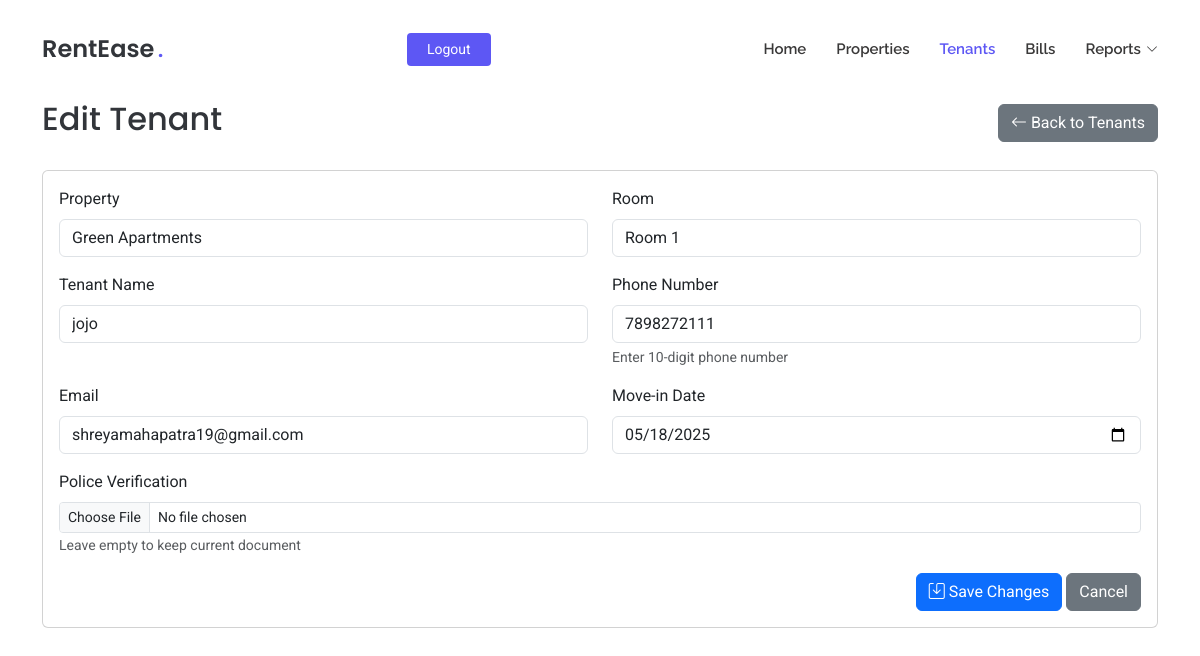
The app's page /edit-tenant/5 (signed in) with its own data.
### tables this page shows
CREATE TABLE properties
                 (id INTEGER PRIMARY KEY AUTOINCREMENT,
                  name TEXT NOT NULL,
                  address TEXT NOT NULL,
                  user_id INTEGER NOT NULL,
                  FOREIGN KEY (user_id) REFERENCES users (id));

CREATE TABLE rooms
                 (id INTEGER PRIMARY KEY AUTOINCREMENT,
                  property_id INTEGER NOT NULL,
                  room_config_id INTEGER NOT NULL,
                  room_number INTEGER NOT NULL, media_url TEXT, is_available BOOLEAN DEFAULT TRUE,
                  FOREIGN KEY (property_id) REFERENCES properties (id),
                  FOREIGN KEY (room_config_id) REFERENCES room_configurations (id));

CREATE TABLE tenants
                 (id INTEGER PRIMARY KEY AUTOINCREMENT,
                  name TEXT NOT NULL,
                  property_id INTEGER NOT NULL,
                  room_id INTEGER NOT NULL,
                  phone_number TEXT NOT NULL,
                  move_in_date DATE NOT NULL,
                  police_verification TEXT, email TEXT, move_out_date DATE,
                  FOREIGN KEY (property_id) REFERENCES properties (id),
                  FOREIGN KEY (room_id) REFERENCES rooms (id));

### app/routes.py (the view, shortened to what this page needs)
@app.route('/edit-tenant/<int:tenant_id>', methods=['GET', 'POST'])
def edit_tenant(tenant_id):
    if 'user_id' not in session:
        flash('Please login to access this page', 'warning')
        return redirect(url_for('login'))
    conn = get_db()
    c = conn.cursor()
    tenant = c.execute('''
        SELECT t.id, t.name, t.property_id, t.room_id, t.phone_number, t.email, t.move_in_date, t.move_out_date, t.police_verification,
               p.name as property_name,
               rc.room_type, rc.rent, rc.electricity_charge, rc.water_charge,
               r.room_number
        FROM tenants t
        JOIN properties p ON t.property_id = p.id
        JOIN rooms r ON t.room_id = r.id
        JOIN room_configurations rc ON r.room_config_id = rc.id
        WHERE t.id = ? AND p.user_id = ?
    ''', (tenant_id, session['user_id'])).fetchone()
    if not tenant:
        conn.close()
        flash('Tenant not found', 'danger')
        return redirect(url_for('list_tenants'))
    police_verification_url = None
    if tenant[8]:  # police_verification field
        try:
            _, police_verification_url = tenant[8].split('|')
        except:
            pass
    formatted_tenant = {
        'id': tenant[0],
        'name': tenant[1],
        'property_id': tenant[2],
        'room_id': tenant[3],
        'phone_number': tenant[4],
        'email': tenant[5],  # Add email field
        'move_in_date': tenant[6],
        'move_out_date': tenant[7],
        'police_verification': police_verification_url,
        'property_name': tenant[9],
        'room_type': tenant[10],
        'rent': tenant[11],
        'electricity_charge': tenant[12],
        'water_charge': tenant[13],
        'room_number': tenant[14]
    }
    conn.close()
    return render_template('edit_tenant.html', tenant=formatted_tenant)

### app/routes.py (called while the page is built)
def get_db():
    conn = sqlite3.connect('rentease.db')
    conn.row_factory = sqlite3.Row
    return conn

### app/templates/edit_tenant.html (shortened to what this page needs)
<!DOCTYPE html>
<html lang="en">
<head>
  <link href="{{ url_for('static', filename='assets/vendor/bootstrap/css/bootstrap.min.css') }}" rel="stylesheet">
  <link href="{{ url_for('static', filename='assets/vendor/bootstrap-icons/bootstrap-icons.css') }}" rel="stylesheet">
  <link href="{{ url_for('static', filename='assets/vendor/aos/aos.css') }}" rel="stylesheet">
  <link href="{{ url_for('static', filename='assets/css/main.css') }}" rel="stylesheet">
</head>
<body class="index-page">
  <header id="header" class="header d-flex align-items-center fixed-top">
    <div class="container position-relative d-flex align-items-center justify-content-between">
      <a href="{{ url_for('index') }}" class="logo d-flex align-items-center me-auto me-xl-0">
        <h1 class="sitename">RentEase</h1><span>.</span>
      </a>
      <nav id="navmenu" class="navmenu">
        <ul>
          <li><a href="{{ url_for('index') }}#hero">Home</a></li>
          <li><a href="{{ url_for('index') }}#properties">Properties</a></li>
          <li><a href="{{ url_for('list_tenants') }}" class="active">Tenants</a></li>
          <li><a href="{{ url_for('index') }}#bills">Bills</a></li>
          <li class="dropdown">
            <a href="#"><span>Reports</span> <i class="bi bi-chevron-down toggle-dropdown"></i></a>
          </li>
        </ul>
      </nav>
      {% if session.get('user_id') %}
        <a class="btn-getstarted" href="{{ url_for('logout') }}">Logout</a>
      {% else %}
        <a class="btn-getstarted me-1" href="{{ url_for('login') }}">Login</a>
        <a class="btn-getstarted" href="{{ url_for('register') }}">Register</a>
      {% endif %}
    </div>
  </header>
  <main class="main" style="margin-top: 100px;">
    <div class="container mt-5">
      <div class="d-flex justify-content-between align-items-center mb-4">
        <h2>Edit Tenant</h2>
        <a href="{{ url_for('list_tenants') }}" class="btn btn-secondary">
          <i class="bi bi-arrow-left"></i> Back to Tenants
        </a>
      </div>
      <div class="card">
        <div class="card-body">
          <form method="POST" enctype="multipart/form-data">
            <div class="row">
              <div class="col-md-6">
                <div class="mb-3">
                  <label for="property" class="form-label">Property</label>
                  <input type="text" class="form-control" value="{{ tenant.property_name }}" readonly>
                </div>
              </div>
              <div class="col-md-6">
                <div class="mb-3">
                  <label for="room" class="form-label">Room</label>
                  <input type="text" class="form-control" value="Room {{ tenant.room_number }}" readonly>
                </div>
              </div>
            </div>
            <div class="row">
              <div class="col-md-6">
                <div class="mb-3">
                  <label for="tenant_name" class="form-label">Tenant Name</label>
                  <input type="text" class="form-control" id="tenant_name" name="tenant_name" value="{{ tenant.name }}" required>
                </div>
              </div>
              <div class="col-md-6">
                <div class="mb-3">
                  <label for="phone_number" class="form-label">Phone Number</label>
                  <input type="tel" class="form-control" id="phone_number" name="phone_number" value="{{ tenant.phone_number }}" required pattern="[0-9]{10}">
                  <div class="form-text">Enter 10-digit phone number</div>
                </div>
              </div>
            </div>
            <div class="row">
              <div class="col-md-6">
                <div class="mb-3">
                  <label for="email" class="form-label">Email</label>
                  <input type="email" class="form-control" id="email" name="email" value="{{ tenant.email }}" placeholder="Enter email address">
                </div>
              </div>
              <div class="col-md-6">
                <div class="mb-3">
                  <label for="move_in_date" class="form-label">Move-in Date</label>
                  <input type="date" class="form-control" id="move_in_date" name="move_in_date" value="{{ tenant.move_in_date }}" required>
                </div>
              </div>
            </div>
            <div class="row">
              <div class="col-md-12">
                <div class="mb-3">
                  <label for="police_verification" class="form-label">Police Verification</label>
                  <input type="file" class="form-control form-control-sm" id="police_verification" name="police_verification">
                  <small class="text-muted">Leave empty to keep current document</small>
                </div>
              </div>
            </div>
            <div class="text-end">
              <button type="submit" class="btn btn-primary">
                <i class="bi bi-save"></i> Save Changes
              </button>
              <a href="{{ url_for('list_tenants') }}" class="btn btn-secondary">
                Cancel
              </a>
            </div>
          </form>
        </div>
      </div>
    </div>
  </main>
</body>
</html>

### app/static/assets/css/main.css (style rules this page uses)
:root { --default-font: "Roboto", system-ui, -apple-system, "Segoe UI", Roboto, "Helvetica Neue", Arial, "Noto Sans", "Liberation Sans", sans-serif, "Apple Color Emoji", "Segoe UI Emoji", "Segoe UI Symbol", "Noto Color Emoji"; --heading-font: "Poppins", sans-serif; --nav-font: "Raleway", sans-serif; }
:root { --background-color: #ffffff; --default-color: #212529; --heading-color: #32353a; --accent-color: #5d57f4; --surface-color: #ffffff; --contrast-color: #ffffff; }
:root { --nav-color: #3a3939; --nav-hover-color: #5d57f4; --nav-mobile-background-color: #ffffff; --nav-dropdown-background-color: #ffffff; --nav-dropdown-color: #3a3939; --nav-dropdown-hover-color: #5d57f4; }
:root { scroll-behavior: smooth; }
body { color: var(--default-color); background-color: var(--background-color); font-family: var(--default-font); }
a { color: var(--accent-color); text-decoration: none; transition: 0.3s; }
h1, h2, h3, h4, h5, h6 { color: var(--heading-color); font-family: var(--heading-font); }
.header { --background-color: rgba(255, 255, 255, 0); color: var(--default-color); background-color: var(--background-color); padding: 20px 0; transition: all 0.5s; z-index: 997; }
.header .logo { line-height: 1; }
.header .logo h1 { font-size: 24px; margin: 0; font-weight: 600; color: var(--heading-color); }
.header .logo span { color: var(--accent-color); font-size: 24px; font-weight: 600; padding-left: 3px; }
.header .btn-getstarted, .header .btn-getstarted:focus { color: var(--contrast-color); background: var(--accent-color); font-size: 14px; padding: 8px 26px; margin: 0; border-radius: 4px; transition: 0.3s; }
@media (max-width: 1200px) { .header .logo { order: 1; } }
@media (max-width: 1200px) { .header .btn-getstarted { order: 2; margin: 0 15px 0 0; padding: 6px 20px; } }
@media (max-width: 1200px) { .header .navmenu { order: 3; } }
@media (min-width: 1200px) { .navmenu { padding: 0; } }
@media (min-width: 1200px) { .navmenu ul { margin: 0; padding: 0; display: flex; list-style: none; align-items: center; } }
@media (min-width: 1200px) { .navmenu li { position: relative; } }
@media (min-width: 1200px) { .navmenu a, .navmenu a:focus { color: var(--nav-color); padding: 18px 15px; font-size: 15px; font-family: var(--nav-font); font-weight: 600; display: flex; align-items: center; justify-content: space-between; white-space: nowrap; transition: 0.3s; } }
@media (min-width: 1200px) { .navmenu a i, .navmenu a:focus i { font-size: 12px; line-height: 0; margin-left: 5px; transition: 0.3s; } }
@media (min-width: 1200px) { .navmenu li:last-child a { padding-right: 0; } }
@media (min-width: 1200px) { .navmenu li:hover>a, .navmenu .active, .navmenu .active:focus { color: var(--nav-hover-color); } }

### records on screen
properties: property_name "Green Apartments"
rooms: room_number "Room 1"
tenants: tenant_name "jojo", phone_number "7898272111", email "shreyamahapatra19@gmail.com", move_in_date "05/18/2025"
